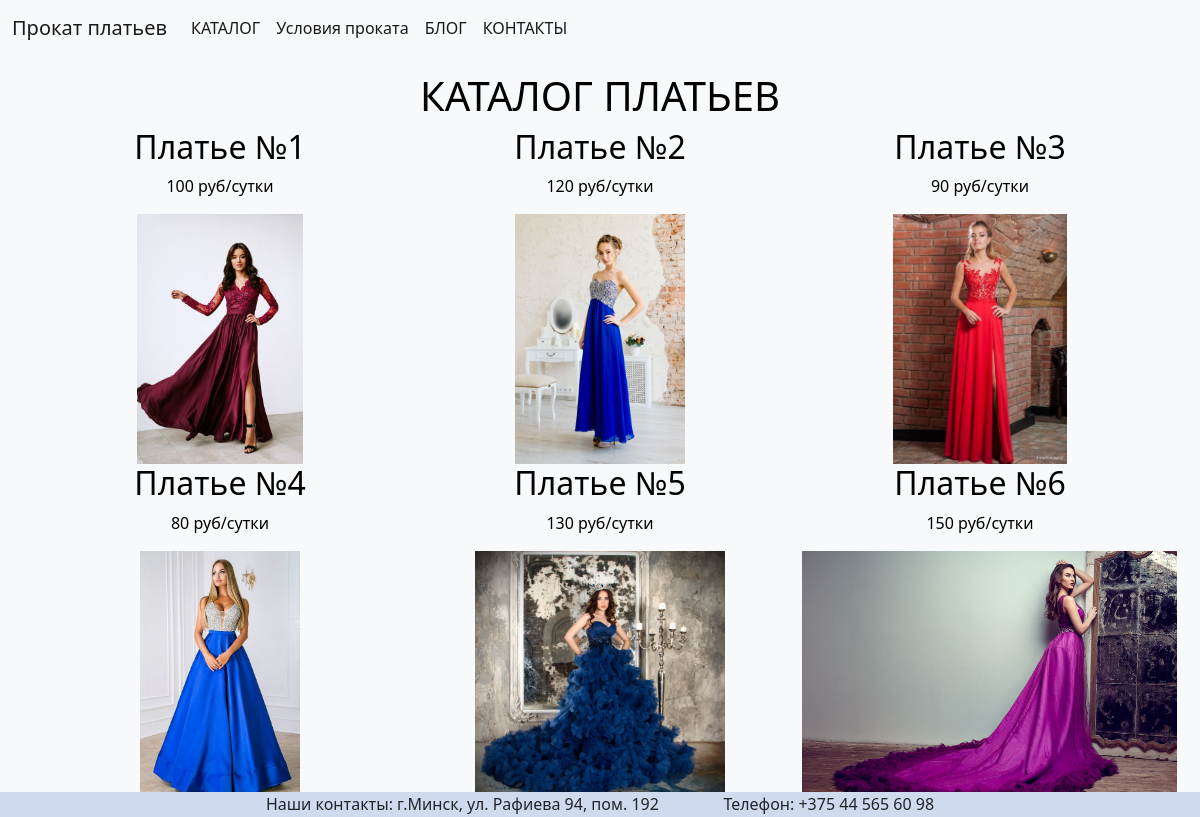
Page /catalog/ on the committed database.
### catalog/models.py (models this page shows, shortened)
class Dress(models.Model):
    title = models.CharField(max_length = 100)
    amount = models.CharField(max_length = 100)
    image = models.ImageField(upload_to = 'catalog/images/')
    size = models.CharField(max_length = 100)
    color = models.CharField(max_length = 100)

### catalog/views.py (the view)
# urls.py: path('', views.catalog, name = 'catalog'),
def catalog(request):
    dresses = Dress.objects.all()
    return render(request, 'catalog/catalog.html', {'dresses':dresses})

### catalog/templates/catalog/catalog.html (shortened to what this page needs)
{% extends 'catalog/base.html' %}
{% block content %}
<div class="outer">
<h1>КАТАЛОГ ПЛАТЬЕВ</h1>
</div>
<div class="row">
{% for dress in dresses %}
    <div class="col-lg-4 col-md-6">
        <div class="outer">
<h2>{{ dress.title }}</h2>
<p>{{ dress.amount }}</p>
<a href="{% url 'catalog_detail' dress.id %}"><img src = '{{ dress.image.url }}' width='auto' height='250'></a>
        </div>
    </div>
{% endfor %}
</div>
{% endblock %}

### catalog/templates/catalog/catalog.html (style rules this page uses)
.outer { text-align: center; }

### catalog/templates/catalog/base.html (style rules this page uses)
.outer { text-align: center; }

### rows in the picture
Dress: title "Платье №1", amount "100 руб/сутки", image (picture)
Dress: title "Платье №2", amount "120 руб/сутки", image (picture)
Dress: title "Платье №3", amount "90 руб/сутки", image (picture)
Dress: title "Платье №4", amount "80 руб/сутки", image (picture)
Dress: title "Платье №5", amount "130 руб/сутки", image (picture)
Dress: title "Платье №6", amount "150 руб/сутки", image (picture)
